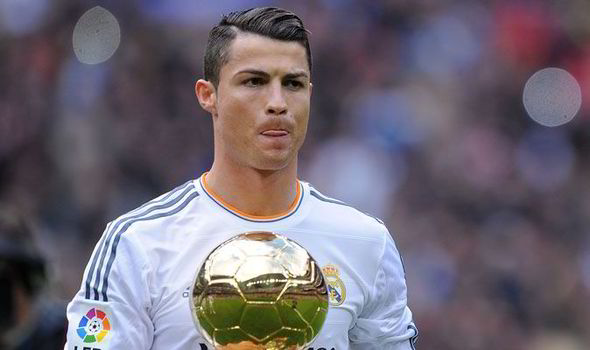
#> input picture ronaldo.jpg, 590 x 350 px
$ python -i simple_histogram_example.py   (imports and definitions only)   (Python 2 division)
#> lines starting #> are read from the running program, lines starting #| are printed output that depends on the picture
#> further down, picture is the input picture: shape (350, 590, 3); mean B, G, R 114.2, 103.4, 111.2
#!/usr/bin/env python
# -*- coding: utf-8 -*-
# Created by Chukwunyere Igbokwe on February 01, 2016 by 11:50 PM

import numpy as np
import matplotlib.pyplot as plt
import scipy as sp
import matplotlib as mpl
import cv2, os, sys


''' This is a sample for histogram plotting for RGB images and grayscale images for better understanding of colour distribution

Benefit : Learn how to draw histogram of images
          Get familier with cv2.calcHist, cv2.equalizeHist,cv2.normalize and some drawing functions

Level : Beginner or Intermediate

Functions : 1) hist_curve : returns histogram of an image drawn as curves
            2) hist_lines : return histogram of an image drawn as bins ( only for grayscale images )

Usage : python hist.py <image_file>

Abid Rahman 3/14/12 debug Gary Bradski
'''


bins = np.arange(256).reshape(256,1)

def hist_curve(im):
    h = np.zeros((300,256,3))
    if len(im.shape) == 2:
        color = [(255,255,255)]
    elif im.shape[2] == 3:
        color = [ (255,0,0),(0,255,0),(0,0,255) ]
    for ch, col in enumerate(color):
        hist_item = cv2.calcHist([im],[ch],None,[256],[0,256])
        cv2.normalize(hist_item,hist_item,0,255,cv2.NORM_MINMAX)
        hist=np.int32(np.around(hist_item))
        pts = np.int32(np.column_stack((bins,hist)))
        cv2.polylines(h,[pts],False,col)
    y=np.flipud(h)
    return y

def hist_lines(im):
    h = np.zeros((300,256,3))
    if len(im.shape)!=2:
        print "hist_lines applicable only for grayscale images"
        #print "so converting image to grayscale for representation"
        im = cv2.cvtColor(im,cv2.COLOR_BGR2GRAY)
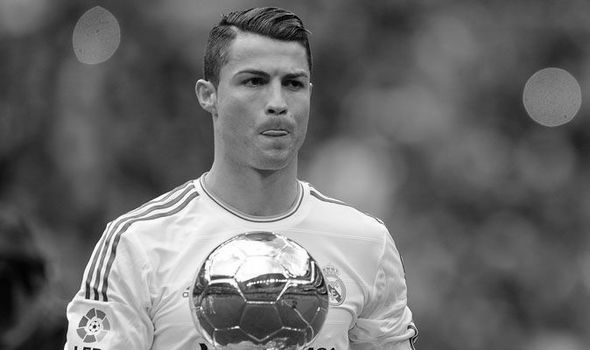
#> im: shape (350, 590); min 0, max 255, mean 106.9
    hist_item = cv2.calcHist([im],[0],None,[256],[0,256])
#> hist_item = 256 values, max 2918 at index 64, min 1 at index 0, mean 806.6
    cv2.normalize(hist_item,hist_item,0,255,cv2.NORM_MINMAX)
    hist=np.int32(np.around(hist_item))
#> hist = 256 values, max 255 at index 64, min 0 at index 0, mean 70.42
    for x,y in enumerate(hist):
        cv2.line(h,(x,0),(x,y),(255,255,255))
#> this loop made 1 pass
#> (x, y) on pass 1: (0, [0])
#> h: shape (300, 256, 3) float64; every value is 0
    y = np.flipud(h)
    return y


# [59 lines not run here, left out]

>>> import cv2
>>> picture = cv2.imread('ronaldo.jpg')
#> (the run stopped early here; a loop or call above may not have finished)

$ run again, on Curved Sidewalk.jpg
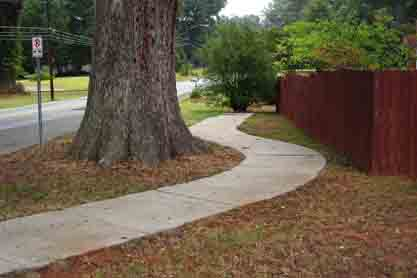
#> input picture Curved Sidewalk.jpg, 417 x 278 px
#> picture is the input picture: shape (278, 417, 3); mean B, G, R 72.2, 91.7, 104
#> in hist_lines, `im = cv2.cvtColor(im,cv2.COLOR_BGR2GRAY)`:
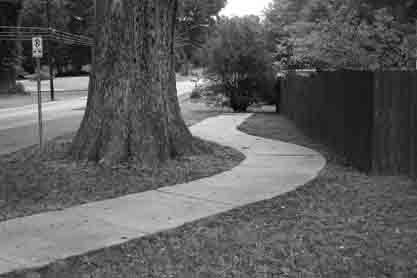
#> im: shape (278, 417); min 1, max 255, mean 93.1
#> hist_item = 256 values, max 1578 at index 34, min 0 at index 0, mean 452.8
#> hist = 256 values, max 255 at index 34, min 0 at index 0, mean 73.14
#> the loop in hist_lines, `for x,y in enumerate(hist):` made 1 pass
#> (x, y) on pass 1: (0, [0])

$ run again, on cr7lm10.jpg
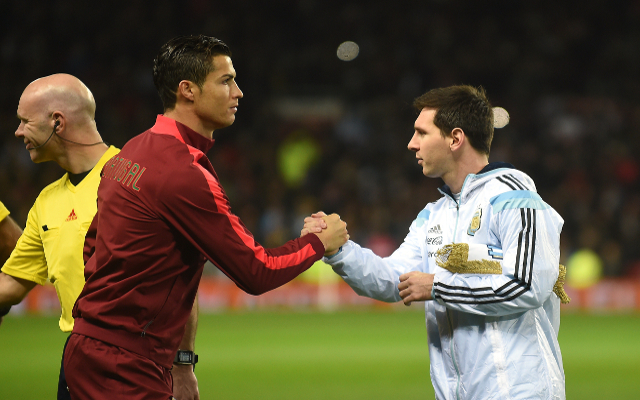
#> input picture cr7lm10.jpg, 640 x 400 px
#> picture is the input picture: shape (400, 640, 3); mean B, G, R 55.2, 80.7, 91.2
#> in hist_lines, `im = cv2.cvtColor(im,cv2.COLOR_BGR2GRAY)`:
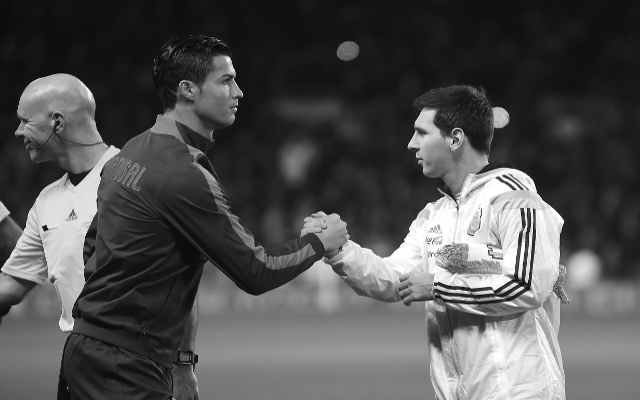
#> im: shape (400, 640); min 1, max 255, mean 81
#> hist_item = 256 values, max 7745 at index 19, min 0 at index 0, mean 1000
#> hist = 256 values, max 255 at index 19, min 0 at index 0, mean 32.92
#> the loop in hist_lines, `for x,y in enumerate(hist):` made 1 pass
#> (x, y) on pass 1: (0, [0])
